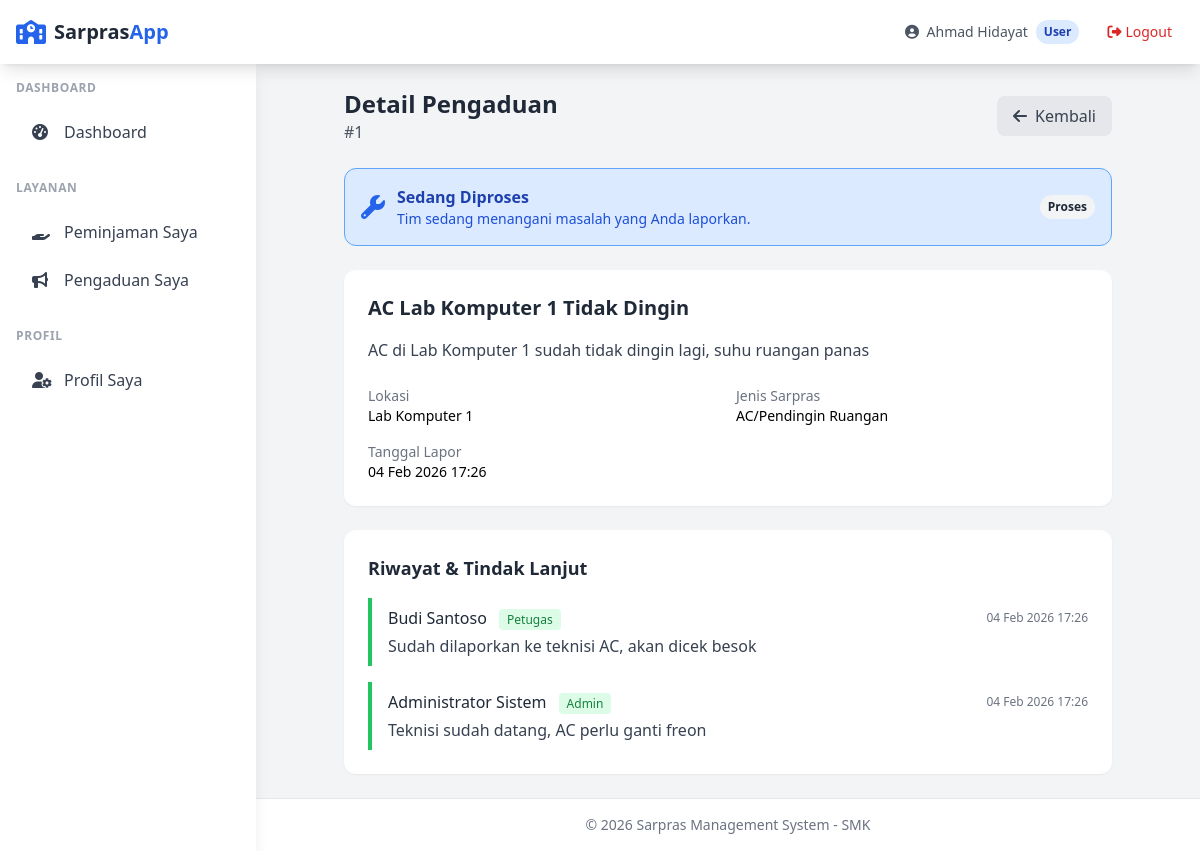
Screenshot of /user/pengaduan/view.php?id=1 (signed in) with the database file from the repository.
### tables this page shows
CREATE TABLE pengaduan (
    id INT AUTO_INCREMENT PRIMARY KEY,
    user_id INT NOT NULL,
    judul VARCHAR(200) NOT NULL,
    deskripsi TEXT NOT NULL,
    lokasi VARCHAR(100),
    jenis_sarpras VARCHAR(100),
    foto VARCHAR(255),
    status ENUM('pending', 'proses', 'selesai', 'ditutup') DEFAULT 'pending',
    created_at TIMESTAMP DEFAULT CURRENT_TIMESTAMP,
    updated_at TIMESTAMP DEFAULT CURRENT_TIMESTAMP ON UPDATE CURRENT_TIMESTAMP,
    FOREIGN KEY (user_id) REFERENCES users(id) ON DELETE RESTRICT
);

CREATE TABLE catatan_pengaduan (
    id INT AUTO_INCREMENT PRIMARY KEY,
    pengaduan_id INT NOT NULL,
    user_id INT NOT NULL,
    catatan TEXT NOT NULL,
    created_at TIMESTAMP DEFAULT CURRENT_TIMESTAMP,
    FOREIGN KEY (pengaduan_id) REFERENCES pengaduan(id) ON DELETE CASCADE,
    FOREIGN KEY (user_id) REFERENCES users(id) ON DELETE RESTRICT
);

CREATE TABLE users (
    id INT AUTO_INCREMENT PRIMARY KEY,
    username VARCHAR(50) NOT NULL UNIQUE,
    password VARCHAR(255) NOT NULL,
    email VARCHAR(100),
    nama_lengkap VARCHAR(100) NOT NULL,
    role ENUM('admin', 'petugas', 'user') NOT NULL DEFAULT 'user',
    phone VARCHAR(20),
    created_at TIMESTAMP DEFAULT CURRENT_TIMESTAMP,
    updated_at TIMESTAMP DEFAULT CURRENT_TIMESTAMP ON UPDATE CURRENT_TIMESTAMP
);

### config/database.php (called while the page is built, shortened)
<?php
function getConnection() {
    static $pdo = null;
    if ($pdo === null) {
        try {
            $dsn = "mysql:host=" . DB_HOST . ";dbname=" . DB_NAME . ";charset=" . DB_CHARSET;
            $options = [
                PDO::ATTR_ERRMODE => PDO::ERRMODE_EXCEPTION,
                PDO::ATTR_DEFAULT_FETCH_MODE => PDO::FETCH_ASSOC,
                PDO::ATTR_EMULATE_PREPARES => false,
            ];
            $pdo = new PDO($dsn, DB_USER, DB_PASS, $options);
        } catch (PDOException $e) {
            die("Database connection failed: " . $e->getMessage());
        }
    }
    return $pdo;
}
function query($sql, $params = []) {
    $pdo = getConnection();
    $stmt = $pdo->prepare($sql);
    $stmt->execute($params);
    return $stmt;
}
function fetchAll($sql, $params = []) {
    return query($sql, $params)->fetchAll();
}
function fetch($sql, $params = []) {
    return query($sql, $params)->fetch();
}

### user/pengaduan/view.php (the view, shortened to what this page needs)
<?php
require_once __DIR__ . '/../../includes/functions.php';
$id = intval($_GET['id'] ?? 0);
$userId = getCurrentUser()['id'];
$pengaduan = fetch("SELECT * FROM pengaduan WHERE id = ? AND user_id = ?", [$id, $userId]);
$catatan = fetchAll("
    SELECT c.*, u.nama_lengkap, u.role
    FROM catatan_pengaduan c
    JOIN users u ON c.user_id = u.id
    WHERE c.pengaduan_id = ?
    ORDER BY c.created_at ASC
", [$id]);
require_once __DIR__ . '/../../includes/header.php';
?>
<div class="max-w-3xl mx-auto space-y-6">
    <div class="flex items-center justify-between">
        <div>
            <h1 class="text-2xl font-bold text-gray-800">Detail Pengaduan</h1>
            <p class="text-gray-600">#<?= $id ?></p>
        </div>
        <a href="index.php" class="inline-flex items-center px-4 py-2 bg-gray-200 text-gray-700 rounded-lg hover:bg-gray-300 transition">
            <i class="fas fa-arrow-left mr-2"></i>Kembali
        </a>
    </div>
    <div class="rounded-xl p-4
        <?php if ($pengaduan['status'] === 'pending'): ?>bg-yellow-100 border border-yellow-400
        <?php elseif ($pengaduan['status'] === 'proses'): ?>bg-blue-100 border border-blue-400
        <?php elseif ($pengaduan['status'] === 'selesai'): ?>bg-green-100 border border-green-400
        <?php else: ?>bg-gray-100 border border-gray-400<?php endif; ?>">
        <div class="flex items-center justify-between">
            <div class="flex items-center">
                <?php if ($pengaduan['status'] === 'pending'): ?>
                    <i class="fas fa-clock text-2xl text-yellow-600 mr-3"></i>
                    <div>
                        <p class="font-semibold text-yellow-800">Menunggu Ditindaklanjuti</p>
                        <p class="text-sm text-yellow-700">Laporan Anda sedang menunggu diproses.</p>
                    </div>
                <?php elseif ($pengaduan['status'] === 'proses'): ?>
                    <i class="fas fa-wrench text-2xl text-blue-600 mr-3"></i>
                    <div>
                        <p class="font-semibold text-blue-800">Sedang Diproses</p>
                        <p class="text-sm text-blue-700">Tim sedang menangani masalah yang Anda laporkan.</p>
                    </div>
                <?php endif; ?>
            </div>
            <?= getStatusBadge($pengaduan['status']) ?>
        </div>
    </div>
    <div class="bg-white rounded-xl shadow-sm p-6">
        <h2 class="text-xl font-bold text-gray-800 mb-4"><?= e($pengaduan['judul']) ?></h2>
        <p class="text-gray-700 mb-6"><?= nl2br(e($pengaduan['deskripsi'])) ?></p>
        <div class="grid grid-cols-2 gap-4 text-sm">
            <div>
                <p class="text-gray-500">Lokasi</p>
                <p class="font-medium"><?= e($pengaduan['lokasi'] ?? '-') ?></p>
            </div>
            <div>
                <p class="text-gray-500">Jenis Sarpras</p>
                <p class="font-medium"><?= e($pengaduan['jenis_sarpras'] ?? '-') ?></p>
            </div>
            <div>
                <p class="text-gray-500">Tanggal Lapor</p>
                <p class="font-medium"><?= formatDateTime($pengaduan['created_at']) ?></p>
            </div>
        </div>
    </div>
    <div class="bg-white rounded-xl shadow-sm p-6">
        <h3 class="text-lg font-semibold text-gray-800 mb-4">Riwayat & Tindak Lanjut</h3>
        <?php if (empty($catatan)): ?>
            <p class="text-gray-500 text-center py-4">Belum ada catatan dari petugas</p>
        <?php else: ?>
            <div class="space-y-4">
                <?php foreach ($catatan as $c): ?>
                    <div class="border-l-4 <?= $c['role'] === 'user' ? 'border-blue-500' : 'border-green-500' ?> pl-4 py-2">
                        <div class="flex items-center justify-between mb-1">
                            <span class="font-medium text-gray-800">
                                <?= e($c['nama_lengkap']) ?>
                                <?php if ($c['role'] !== 'user'): ?>
                                    <span class="text-xs bg-green-100 text-green-700 px-2 py-0.5 rounded ml-2"><?= ucfirst($c['role']) ?></span>
                                <?php endif; ?>
                            </span>
                            <span class="text-xs text-gray-500"><?= formatDateTime($c['created_at']) ?></span>
                        </div>
                        <p class="text-gray-700"><?= nl2br(e($c['catatan'])) ?></p>
                    </div>
                <?php endforeach; ?>
            </div>
        <?php endif; ?>
    </div>
</div>
<?php require_once __DIR__ . '/../../includes/footer.php'; ?>

### includes/functions.php (shortened to what this page needs)
<?php
function e($string)
{
    return htmlspecialchars($string ?? '', ENT_QUOTES, 'UTF-8');
}
function formatDateTime($datetime, $format = 'd M Y H:i')
{
    return date($format, strtotime($datetime));
}
function getStatusBadge($status)
{
    $badges = [
        'pending' => '<span class="px-2 py-1 text-xs font-semibold rounded-full bg-yellow-100 text-yellow-800">Menunggu</span>',
        'approved' => '<span class="px-2 py-1 text-xs font-semibold rounded-full bg-blue-100 text-blue-800">Disetujui</span>',
        'rejected' => '<span class="px-2 py-1 text-xs font-semibold rounded-full bg-red-100 text-red-800">Ditolak</span>',
        'active' => '<span class="px-2 py-1 text-xs font-semibold rounded-full bg-green-100 text-green-800">Aktif</span>',
        'returned' => '<span class="px-2 py-1 text-xs font-semibold rounded-full bg-gray-100 text-gray-800">Dikembalikan</span>',
        'overdue' => '<span class="px-2 py-1 text-xs font-semibold rounded-full bg-red-100 text-red-800">Terlambat</span>',
        'proses' => '<span class="px-2 py-1 text-xs font-semibold rounded-full bg-blue-100 text-blue-800">Diproses</span>',
        'selesai' => '<span class="px-2 py-1 text-xs font-semibold rounded-full bg-green-100 text-green-800">Selesai</span>',
        'ditutup' => '<span class="px-2 py-1 text-xs font-semibold rounded-full bg-gray-100 text-gray-800">Ditutup</span>',
    ];
    return $badges[$status] ?? '<span class="px-2 py-1 text-xs font-semibold rounded-full bg-gray-100 text-gray-800">' . ucfirst($status) . '</span>';
}

### rows the page displays
pengaduan: status "Proses", judul "AC Lab Komputer 1 Tidak Dingin", deskripsi "AC di Lab Komputer 1 sudah tidak dingin lagi, suhu ruangan panas", lokasi "Lab Komputer 1", jenis_sarpras "AC/Pendingin Ruangan", created_at "04 Feb 2026 17:26"
catatan_pengaduan: user.nama_lengkap "Budi Santoso", user.role "Petugas", created_at "04 Feb 2026 17:26", catatan "Sudah dilaporkan ke teknisi AC, akan dicek besok"
catatan_pengaduan: user.nama_lengkap "Administrator Sistem", user.role "Admin", created_at "04 Feb 2026 17:26", catatan "Teknisi sudah datang, AC perlu ganti freon"

### other values shown
$currentUser['nama_lengkap'] "Ahmad Hidayat"
$currentRole "User"
$id "1"
